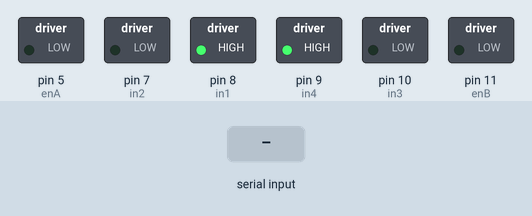
This sketch was run on a simulated Arduino Uno, built with avr-gcc and run on an emulated ATmega328P. Shown: switched loads named in the sketch (green lamp = pin HIGH). Inputs (shaded band) come from the test bench.

Above: at 1.2 s.
1.3 s: "0" received over Serial
At 1.8 s:
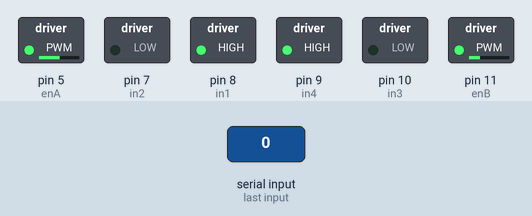
2.8 s: "2" received over Serial
At 4.1 s:
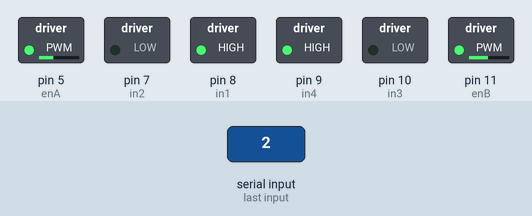
Timing chart, 0 to 5.8 s (numbered marks = the images above; inputs shaded):
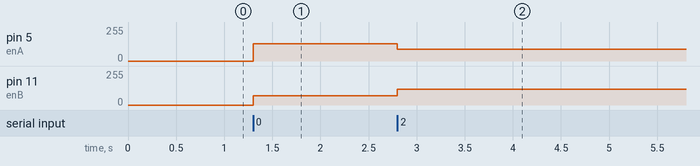

The sketch:

motor.ino
```cpp
//dc A cham hon B 30 xung PWM
int enA = 5;
int in1 = 8;
int in2 = 7;

int enB = 11;
int in3 = 10;
int in4 = 9;

char c;
int count=0;
void setup() {
  Serial.begin(9600);
  pinMode(enA,OUTPUT);
  pinMode(in1,OUTPUT);
  pinMode(in2,OUTPUT);
  pinMode(enB,OUTPUT);
  pinMode(in3,OUTPUT);
  pinMode(in4,OUTPUT);
  digitalWrite(in1,HIGH);
  digitalWrite(in2,LOW);
  digitalWrite(in4,HIGH);
  digitalWrite(in3,LOW);
}

void loop() {
  if(Serial.available()>0){
    c = Serial.read();
    count++;
    if(c=='0'){
      analogWrite(enA,130);
      analogWrite(enB,70);
    }
    if(c=='2'){
      analogWrite(enB,120);
      analogWrite(enA,90);
    }
    if(c=='1'){
      analogWrite(enA,110);
      analogWrite(enB,80);
    }
    if(c=='q'){
      analogWrite(enA,0);
      analogWrite(enB,0);
    }
    if(count==50){
      count = 0;
      analogWrite(enA,0);
      analogWrite(enB,0);
      delay(1);
    }
  }
}
```

Measured:
- after the input at 1.3 s, pin 5 (enA): 0/255 → 130/255 at once; pin 11 (enB): 0/255 → 70/255 at once
- after the input at 2.8 s, pin 5 (enA): 130/255 → 90/255 at once; pin 11 (enB): 70/255 → 120/255 at once
